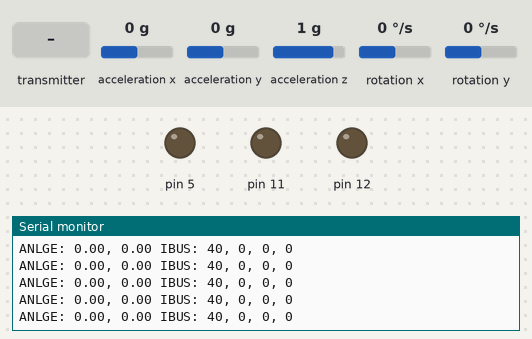
This sketch was run on a simulated Arduino Mega 2560, built with avr-gcc and run on an emulated ATmega2560. Parts: output pins drawn as LEDs (lit = HIGH), the last lines printed to the serial monitor. Wiring (inferred from the names in the program): MPU-6050 motion sensor at I2C address 0x68. The inputs (shaded band) are chosen by the test bench; at power-on: acceleration x 0 g, acceleration y 0 g, acceleration z 1 g, rotation x 0 °/s, rotation y 0 °/s.

Above: at 1.2 s.
1.3 s: acceleration x set to -1.4 g
At 1.8 s:
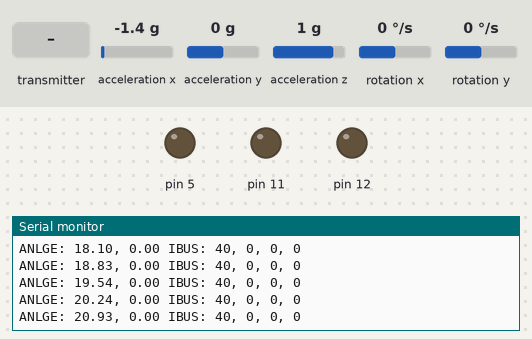
4.3 s: the transmitter starts sending readChannel.2 = 1000
7.3 s: the transmitter starts sending readChannel.3 = 1000
10.3 s: the transmitter starts sending readChannel.0 = 1000
At 10.8 s:
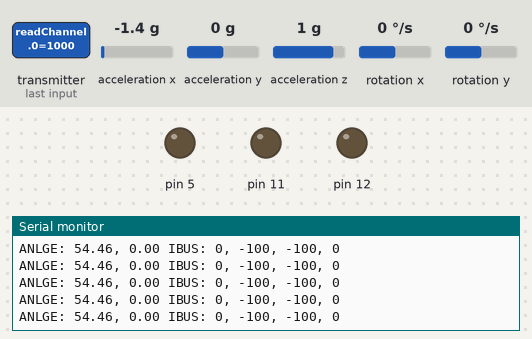
13.3 s: the transmitter starts sending readChannel.1 = 1000
At 14.0 s:
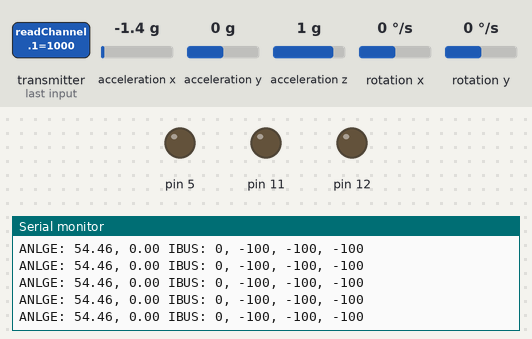
16.3 s: acceleration y set to -1.4 g
At 17.3 s:
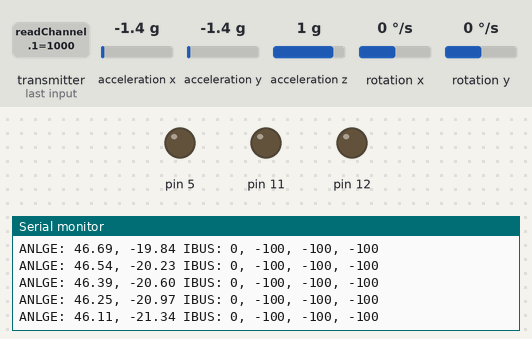
Timing chart, 0 to 19.3 s (numbered marks = the images above; inputs shaded):
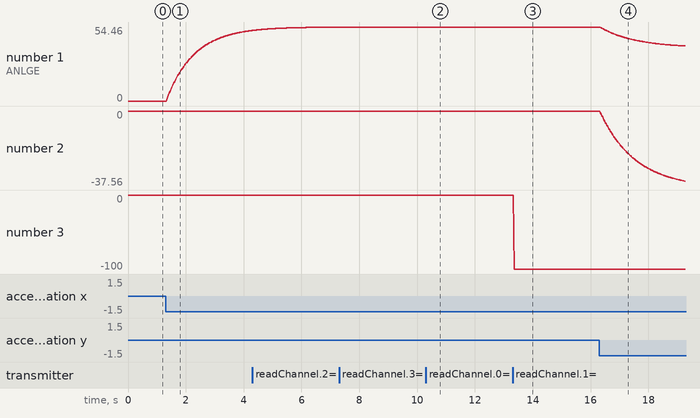

The sketch:

FlightController.ino
```cpp
#include <Wire.h>
#include <IBusBM.h>
#include "SoftPWM.h"

/*------------------------ Global Variables and Declarations ------------------------*/

// MPU-6050 gives you 16 bits data so you have to create some 16int constants to store the data for accelerations and gyro
int16_t Acc_rawX, Acc_rawY, Acc_rawZ,Gyr_rawX, Gyr_rawY, Gyr_rawZ;

float Acceleration_angle[2];
float Gyro_angle[2];
float Total_angle[2];

// Store the elapsed time, current time, previous time
float elapsedTime, time, timePrev;

// Variable for easy conversions
float rad_to_deg = 180/3.141592654;


// IBus Object and Serial
IBusBM ibusRc;
HardwareSerial& ibusRcSerial = Serial1;

// Associate each motor with its PWM pin
int frontLeft  = 11;
int frontRight = 13;
int rearLeft   =  5;
int rearRight  = 12;

// Initial pulse width for each motor (0 - 100)
int frontLeftPW   = 0;
int frontRightPW  = 0;
int rearLeftPW    = 0;
int rearRightPW   = 0;

/*------------------------ Helper Functions ------------------------*/

// readChannel(...)
// Takes 4 parameters: channel number, lower limit, upper limit, and default output
// Returns an output of the value for the particular channel mapped on the scale passed in via parameters
int readChannel(byte channelInput, int minLimit, int  maxLimit, int defaultValue){
  uint16_t ch = ibusRc.readChannel(channelInput);
  if (ch < 100) return defaultValue;
  return map(ch, 1000, 2000, minLimit, maxLimit);
}


/*------------------------ Setup Function ------------------------*/

void setup() {
  // IBUS SETUP
  ibusRc.begin(ibusRcSerial);

  // Wire Setup
  Wire.begin(); //begin the wire comunication
  Wire.beginTransmission(0x68);
  Wire.write(0x6B);
  Wire.write(0);
  Wire.endTransmission(true);
  Serial.begin(19200);
  time = millis(); //Start counting time in milliseconds
}

/*------------------------ Loop Function ------------------------*/
void loop() {
/////////////////////////////I M U/////////////////////////////////////
  timePrev = time;  // the previous time is stored before the actual time read
  time = millis();  // actual time read
  elapsedTime = (time - timePrev) / 1000;

/*The tiemStep is the time that elapsed since the previous loop.
  * This is the value that we will use in the formulas as "elapsedTime"
  * in seconds. We work in ms so we haveto divide the value by 1000
  to obtain seconds*/

/*Reed the values that the accelerometre gives.
  * We know that the slave adress for this IMU is 0x68 in
  * hexadecimal. For that in the RequestFrom and the
  * begin functions we have to put this value.*/

  Wire.beginTransmission(0x68);
  Wire.write(0x3B); //Ask for the 0x3B register- correspond to AcX
  Wire.endTransmission(false);
  Wire.requestFrom(0x68,6,true);

  /*We have asked for the 0x3B register. The IMU will send a brust of register.
  * The amount of register to read is specify in the requestFrom function.
  * In this case we request 6 registers. Each value of acceleration is made out of
  * two 8bits registers, low values and high values. For that we request the 6 of them
  * and just make then sum of each pair. For that we shift to the left the high values
  * register (<<) and make an or (|) operation to add the low values.*/

  Acc_rawX=Wire.read()<<8|Wire.read(); //each value needs two registres
  Acc_rawY=Wire.read()<<8|Wire.read();
  Acc_rawZ=Wire.read()<<8|Wire.read();

  /*///This is the part where you need to calculate the angles using Euler equations///*/

  /* - Now, to obtain the values of acceleration in "g" units we first have to divide the raw
    * values that we have just read by 16384.0 because that is the value that the MPU6050
    * datasheet gives us.*/
  /* - Next we have to calculate the radian to degree value by dividing 180º by the PI number
  * which is 3.141592654 and store this value in the rad_to_deg variable. In order to not have
  * to calculate this value in each loop we have done that just once before the setup void.
  */

  /* Now we can apply the Euler formula. The atan will calculate the arctangent. The
    *  pow(a,b) will elevate the a value to the b power. And finnaly sqrt function
    *  will calculate the rooth square.*/
  /*---X---*/
  Acceleration_angle[0] = atan((Acc_rawY/16384.0)/sqrt(pow((Acc_rawX/16384.0),2) + pow((Acc_rawZ/16384.0),2)))*rad_to_deg;
  /*---Y---*/
  Acceleration_angle[1] = atan(-1*(Acc_rawX/16384.0)/sqrt(pow((Acc_rawY/16384.0),2) + pow((Acc_rawZ/16384.0),2)))*rad_to_deg;

  /*Now we read the Gyro data in the same way as the Acc data. The adress for the
  * gyro data starts at 0x43. We can see this adresses if we look at the register map
  * of the MPU6050. In this case we request just 4 values. W don¡t want the gyro for
  * the Z axis (YAW).*/

  Wire.beginTransmission(0x68);
  Wire.write(0x43); //Gyro data first adress
  Wire.endTransmission(false);
  Wire.requestFrom(0x68,4,true); //Just 4 registers

  Gyr_rawX=Wire.read()<<8|Wire.read(); //Once again we shif and sum
  Gyr_rawY=Wire.read()<<8|Wire.read();

  /*Now in order to obtain the gyro data in degrees/seconda we have to divide first
  the raw value by 131 because that's the value that the datasheet gives us*/

  /*---X---*/
  Gyro_angle[0] = Gyr_rawX/131.0;
  /*---Y---*/
  Gyro_angle[1] = Gyr_rawY/131.0;

  /*Now in order to obtain degrees we have to multiply the degree/seconds
  *value by the elapsedTime.*/
  /*Finnaly we can apply the final filter where we add the acceleration
  *part that afects the angles and ofcourse multiply by 0.98 */

  /*---X axis angle---*/
  Total_angle[0] = 0.98 *(Total_angle[0] + Gyro_angle[0]*elapsedTime) + 0.02*Acceleration_angle[0];
  /*---Y axis angle---*/
  Total_angle[1] = 0.98 *(Total_angle[1] + Gyro_angle[1]*elapsedTime) + 0.02*Acceleration_angle[1];

  // Read the IBus channels for the controller input
  // CHANNEL 2 THROTTLE, CHANNEL 3 YAW, CHANNEL 0 ROLL, CHANNEL 1 PITCH
  int throttleCtrl = readChannel(2, 0, 80, 0);
  int yawCtrl = readChannel(3, -100, 100, 0);
  int rollCtrl = readChannel(0, -100, 100, 0);
  int pitchCtrl = readChannel(1, -100, 100, 0);

  /*------------------------ Serial Output for Testing------------------------*/

  /*Now we have our angles in degree and values from -100 to 100 degrees*/
  Serial.print("ANLGE: ");
  Serial.print(Total_angle[1]);
  Serial.print(", ");
  Serial.print(Total_angle[0]);

  Serial.print(" IBUS: ");
  Serial.print(throttleCtrl);
  Serial.print(", ");
  Serial.print(yawCtrl);
  Serial.print(", ");
  Serial.print(rollCtrl);
  Serial.print(", ");
  Serial.println(pitchCtrl);

  /*------------------------ PID ------------------------*/

  /*------------------------ PWM Motor Control ------------------------*/
  // Set the pulse width for each motor
  SoftPWMSetPercent(frontLeft, frontLeftPW);
  SoftPWMSetPercent(rearLeft, rearLeftPW);
  SoftPWMSetPercent(frontRight, frontRightPW);
  SoftPWMSetPercent(rearRight, rearRightPW);
}
```

Measured:
- after the input at 1.3 s, the serial monitor: prints a new line at once (image 1)
- after the input at 10.3 s, the serial monitor: prints a new line at once (image 2)
- after the input at 13.3 s, the serial monitor: prints a new line after 0.05 s (image 3)
- after the input at 16.3 s, the serial monitor: prints a new line at once (image 4)
- plotted number 1: 0 → 51.89 after the input at 1.3 s, 54.46 → 39.75 after the input at 16.3 s
- plotted number 2: 0 → -37.56 after the input at 16.3 s
- plotted number 3: -100 → -1 after the input at 16.3 s
